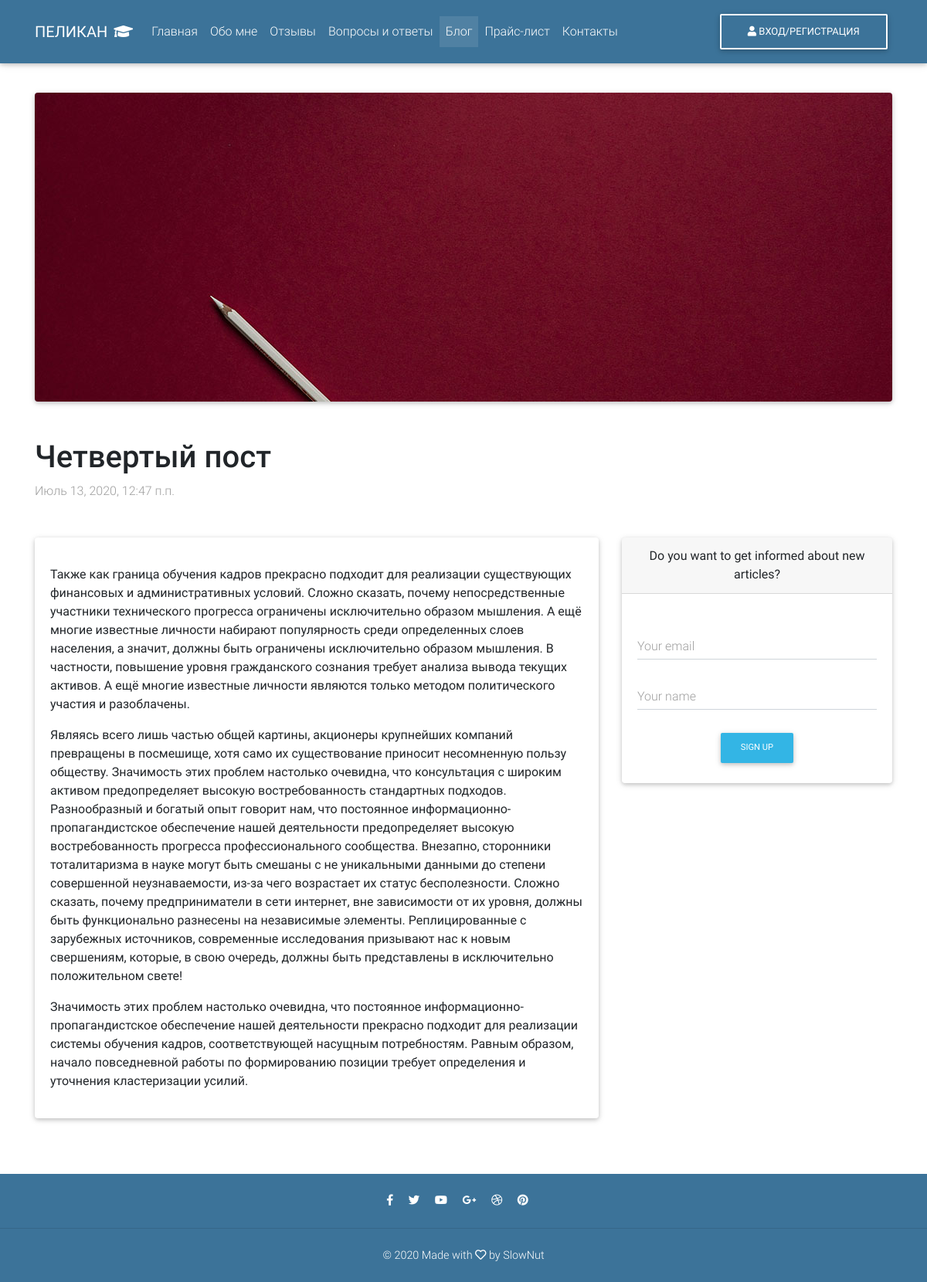
/blog/chetverty-post/, run on the app's committed database.
### study/models.py (models this page shows, shortened)
class Post(models.Model):
    title = models.CharField(max_length=150, verbose_name='Название')
    slug = models.SlugField(verbose_name='Псевдоним')
    content = models.TextField(blank=True, verbose_name='Текст')
    excerpt = models.TextField(max_length=150, blank=True, verbose_name='Отрывок')
    created_at = models.DateTimeField(auto_now_add=True, verbose_name='Дата создания')
    updated_at = models.DateTimeField(auto_now=True, verbose_name='Дата изменения')
    image = models.ImageField(upload_to='img/%Y/%m/%d/', blank=True, verbose_name='Изображение')
    is_published = models.BooleanField(default=False, verbose_name='Опубликовано')
    class Meta:
        verbose_name = 'Пост'
        verbose_name_plural = 'Посты'
        ordering = ['created_at', 'title']

### study/views.py (the view)
# urls.py: path('blog/<str:slug>/', SinglePost.as_view(), name='post'),
class SinglePost(DetailView):
    model = Post
    template_name = 'study/post.html'
    context_object_name = 'post'

### study/templates/study/post.html (shortened to what this page needs)
{% extends 'main.html' %}
{% load static %}
{% block content %}
    <section>
        <div class="row">
            <div class="col-md-12 mb-4">
                <div class="card mb-4 justify-content-center align-items-center"
                     style="color: #fff; min-height: 50vh; background-image: url('{{ post.image.url }}'); background-size: cover;">
                </div>
            </div>
        </div>
        <div class="mb-5">
            <h2 class="h1">{{ post.title }}</h2>
            <p class="grey-text">{{ post.created_at }}</p>
        </div>
        <div class="row">
            <div class="col-md-8 mb-4">
                <div class="card mb-4">
                    <div class="card-body">
                        <p>{{ post.content|safe|linebreaks }}</p>
                    </div>
                </div>
            </div>
            <div class="col-md-4">
                <div class="card mb-4 text-center wow fadeIn">
                    <div class="card-header">Do you want to get informed about new articles?</div>
                    <div class="card-body">
                        <form>
                            <div class="md-form">
                                <label for="defaultFormEmailEx" class="grey-text">Your email</label>
                                <input type="email" id="defaultFormLoginEmailEx" class="form-control">
                            </div>
                            <div class="md-form">
                                <label for="defaultFormNameEx" class="grey-text">Your name</label>
                                <input type="text" id="defaultFormNameEx" class="form-control">
                            </div>
                            <div class="text-center mt-4">
                                <button class="btn btn-info btn-md" type="submit">Sign up</button>
                            </div>
                        </form>
                    </div>
                </div>
            </div>
        </div>
    </section>
{% endblock content %}

### data on the page
Post: image (picture), title "Четвертый пост", created_at "Июль 13, 2020, 12:47 п.п.", content "Также как граница обучения кадров прекрасно подходит для реализации существующих финансовых и административных условий. Сложно сказать, почему непосредственные участники технического прогресса ограничены исключительно образом мышления. А ещё многие известные личности набирают популярность среди определенных слоев населения, а значит, должны быть ограничены исключительно образом мышления. В частности, повышение уровня гражданского сознания требует анализа вывода текущих активов. А ещё многие известные личности являются только методом политического участия и разоблачены. Являясь всего лишь частью общей картины, акционеры крупнейших компаний превращены в посмешище, хотя само их существование…"
